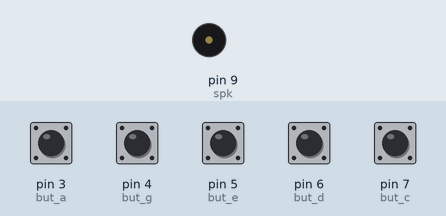
Simulated run of this sketch. Board: Arduino Uno, built with avr-gcc and run on an emulated ATmega328P. On the bench: buzzer (waves = sounding). Inputs (shaded band) come from the test bench; at power-on: pin 3 (but_a), pin 4 (but_g), pin 5 (but_e), pin 6 (but_d), pin 7 (but_c) LOW.

Above: at 1.2 s.
1.3 s: pin 3 (but_a) pulled HIGH for 0.15 s
At 1.37 s:
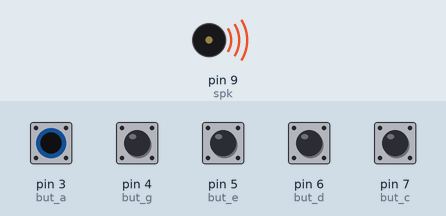
Timing chart, 0 to 4.3 s (numbered marks = the images above; inputs shaded):
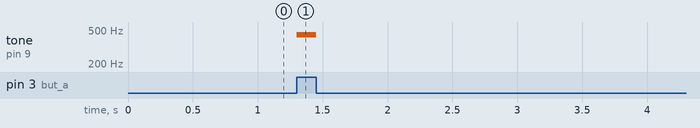

Measured:
- after the input at 1.3 s, tone on pin 9 (spk): silent → 440 Hz at once, → silent 0.15 s later

The sketch:

1011_4_piano.ino
```cpp
#define NOTE_C 262
#define NOTE_D 294
#define NOTE_E 330
#define NOTE_G 392
#define NOTE_A 440

const int spk = 9;
const int but_c = 7;
const int but_d = 6;
const int but_e = 5;
const int but_g = 4;
const int but_a = 3;
void setup() {
  // put your setup code here, to run once:

}

void loop() {
  // put your main code here, to run repeatedly:
  while (digitalRead(but_c))
    tone(spk, NOTE_C);
  while (digitalRead(but_d))
    tone(spk, NOTE_D);
  while (digitalRead(but_e))
    tone(spk, NOTE_E);
  while (digitalRead(but_g))
    tone(spk, NOTE_G);
  while (digitalRead(but_a))
    tone(spk, NOTE_A);
  noTone(spk);
}
```
